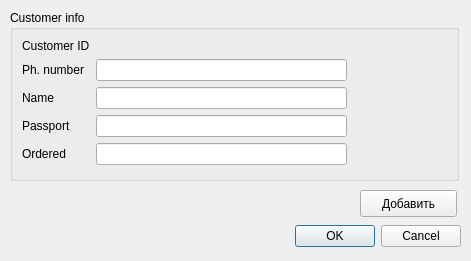
<?xml version="1.0" encoding="UTF-8"?>
<ui version="4.0">
 <class>Dialog</class>
 <widget class="QDialog" name="Dialog">
  <property name="geometry">
   <rect>
    <x>0</x>
    <y>0</y>
    <width>471</width>
    <height>261</height>
   </rect>
  </property>
  <property name="windowTitle">
   <string>Dialog</string>
  </property>
  <widget class="QDialogButtonBox" name="buttonBox">
   <property name="geometry">
    <rect>
     <x>70</x>
     <y>220</y>
     <width>391</width>
     <height>32</height>
    </rect>
   </property>
   <property name="orientation">
    <enum>Qt::Horizontal</enum>
   </property>
   <property name="standardButtons">
    <set>QDialogButtonBox::Cancel|QDialogButtonBox::Ok</set>
   </property>
  </widget>
  <widget class="QGroupBox" name="groupBox">
   <property name="geometry">
    <rect>
     <x>10</x>
     <y>10</y>
     <width>449</width>
     <height>171</height>
    </rect>
   </property>
   <property name="minimumSize">
    <size>
     <width>449</width>
     <height>0</height>
    </size>
   </property>
   <property name="title">
    <string>Customer info</string>
   </property>
   <layout class="QFormLayout" name="formLayout">
    <property name="fieldGrowthPolicy">
     <enum>QFormLayout::AllNonFixedFieldsGrow</enum>
    </property>
    <item row="0" column="0">
     <widget class="QLabel" name="label_6">
      <property name="text">
       <string>Customer ID</string>
      </property>
     </widget>
    </item>
    <item row="0" column="1">
     <widget class="QLabel" name="customer_id">
      <property name="text">
       <string/>
      </property>
     </widget>
    </item>
    <item row="1" column="0">
     <widget class="QLabel" name="label">
      <property name="text">
       <string>Ph. number</string>
      </property>
     </widget>
    </item>
    <item row="1" column="1">
     <widget class="QLineEdit" name="le_ph_number">
      <property name="minimumSize">
       <size>
        <width>251</width>
        <height>0</height>
       </size>
      </property>
      <property name="maximumSize">
       <size>
        <width>251</width>
        <height>16777215</height>
       </size>
      </property>
     </widget>
    </item>
    <item row="2" column="0">
     <widget class="QLabel" name="label_2">
      <property name="text">
       <string>Name</string>
      </property>
     </widget>
    </item>
    <item row="2" column="1">
     <widget class="QLineEdit" name="le_name">
      <property name="minimumSize">
       <size>
        <width>251</width>
        <height>0</height>
       </size>
      </property>
      <property name="maximumSize">
       <size>
        <width>251</width>
        <height>16777215</height>
       </size>
      </property>
     </widget>
    </item>
    <item row="3" column="0">
     <widget class="QLabel" name="label_4">
      <property name="text">
       <string>Passport</string>
      </property>
     </widget>
    </item>
    <item row="3" column="1">
     <widget class="QLineEdit" name="le_passport">
      <property name="minimumSize">
       <size>
        <width>251</width>
        <height>0</height>
       </size>
      </property>
      <property name="maximumSize">
       <size>
        <width>251</width>
        <height>16777215</height>
       </size>
      </property>
     </widget>
    </item>
    <item row="4" column="0">
     <widget class="QLabel" name="label_26">
      <property name="text">
       <string>Ordered</string>
      </property>
     </widget>
    </item>
    <item row="4" column="1">
     <widget class="QLineEdit" name="le_ordered">
      <property name="minimumSize">
       <size>
        <width>251</width>
        <height>0</height>
       </size>
      </property>
      <property name="maximumSize">
       <size>
        <width>251</width>
        <height>16777215</height>
       </size>
      </property>
     </widget>
    </item>
   </layout>
  </widget>
  <widget class="QPushButton" name="pb_add_customer">
   <property name="geometry">
    <rect>
     <x>360</x>
     <y>190</y>
     <width>97</width>
     <height>27</height>
    </rect>
   </property>
   <property name="text">
    <string>Добавить</string>
   </property>
   <property name="checkable">
    <bool>false</bool>
   </property>
   <property name="checked">
    <bool>false</bool>
   </property>
  </widget>
 </widget>
 <resources/>
 <connections>
  <connection>
   <sender>buttonBox</sender>
   <signal>accepted()</signal>
   <receiver>Dialog</receiver>
   <slot>accept()</slot>
   <hints>
    <hint type="sourcelabel">
     <x>248</x>
     <y>254</y>
    </hint>
    <hint type="destinationlabel">
     <x>157</x>
     <y>274</y>
    </hint>
   </hints>
  </connection>
  <connection>
   <sender>buttonBox</sender>
   <signal>rejected()</signal>
   <receiver>Dialog</receiver>
   <slot>reject()</slot>
   <hints>
    <hint type="sourcelabel">
     <x>316</x>
     <y>260</y>
    </hint>
    <hint type="destinationlabel">
     <x>286</x>
     <y>274</y>
    </hint>
   </hints>
  </connection>
 </connections>
</ui>
